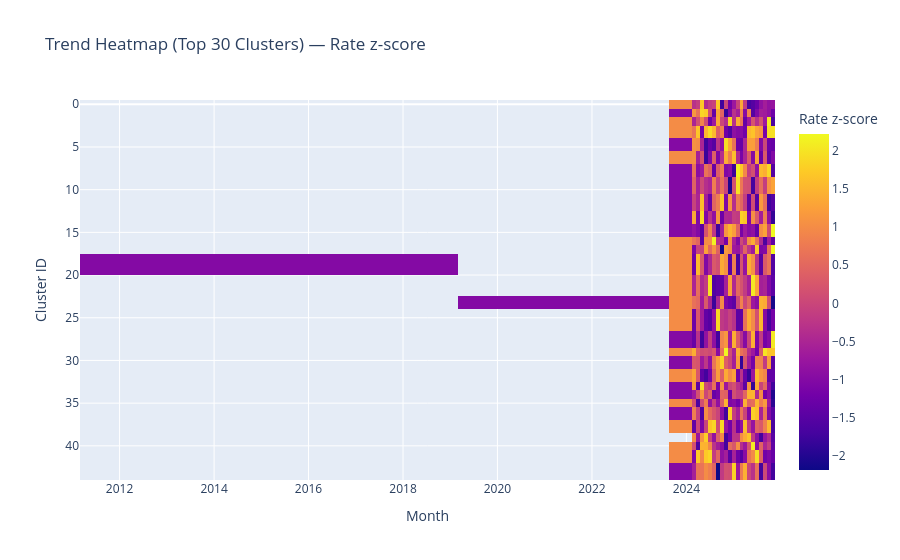

The code cell stored with this chart in its notebook:
### Code cell
# ============================================================
# 14. HEATMAP OF CLUSTER TREND INTENSITY
# ============================================================
# We use rate_z for the heatmap because it shows how abnormal each
# cluster-month is relative to that cluster's recent history.
#
# To keep the heatmap readable, only show the top N clusters by
# total report volume.

top_clusters = (
    cluster_features_rate.groupby(CLUSTER_COL)["count"]
    .sum()
    .sort_values(ascending=False)
    .head(TOP_N_HEATMAP)
    .index
    .tolist()
)

heat_df = cluster_features_rate[
    cluster_features_rate[CLUSTER_COL].isin(top_clusters)
].copy()

heat_pivot = heat_df.pivot_table(
    index=CLUSTER_COL,
    columns="month_key",
    values="rate_z",
    aggfunc="mean"
).sort_index()

# Format month labels nicely
heat_pivot.columns = pd.to_datetime(heat_pivot.columns).strftime("%Y-%m")

fig = px.imshow(
    heat_pivot,
    aspect="auto",
    labels=dict(x="Month", y="Cluster ID", color="Rate z-score"),
    title=f"Trend Heatmap (Top {TOP_N_HEATMAP} Clusters) — Rate z-score"
)

fig.show()

### Figure 1 — Plotly figure (JSON) as saved in the notebook; plotly's stock layout.template omitted (floating-point values rounded to 4 significant figures; data arrays with more than 128 entries replaced by an {"elided": "..."} marker saying what was removed)
{"data": [{"coloraxis": "coloraxis", "hovertemplate": "Month: %{x}<br>Cluster ID: %{y}<br>Rate z-score: %{z}<extra></extra>", "name": "0", "type": "heatmap", "x": ["2015-03", "2023-03", "2024-02", "2024-03", "2024-04", "2024-05", "2024-06", "2024-07", "2024-08", "2024-09", "2024-10", "2024-11", "2024-12", "2025-01", "2025-02", "2025-03", "2025-04", "2025-05", "2025-06", "2025-07", "2025-08", "2025-09", "2025-10", "2025-11"], "xaxis": "x", "y": [0, 1, 2, 3, 5, 6, 8, 9, 12, 13, 15, 16, 17, 18, 22, 23, 25, 28, 29, 30, 32, 33, 34, 35, 36, 38, 39, 40, 41, 43], "yaxis": "y", "z": {"elided": "30x24 float values"}}], "layout": {"coloraxis": {"colorbar": {"title": {"text": "Rate z-score"}}, "colorscale": [[0, "#0d0887"], [0.1111, "#46039f"], [0.2222, "#7201a8"], [0.3333, "#9c179e"], [0.4444, "#bd3786"], [0.5556, "#d8576b"], [0.6667, "#ed7953"], [0.7778, "#fb9f3a"], [0.8889, "#fdca26"], [1, "#f0f921"]]}, "title": {"text": "Trend Heatmap (Top 30 Clusters) — Rate z-score"}, "xaxis": {"anchor": "y", "domain": [0, 1], "title": {"text": "Month"}}, "yaxis": {"anchor": "x", "autorange": "reversed", "domain": [0, 1], "title": {"text": "Cluster ID"}}}}
